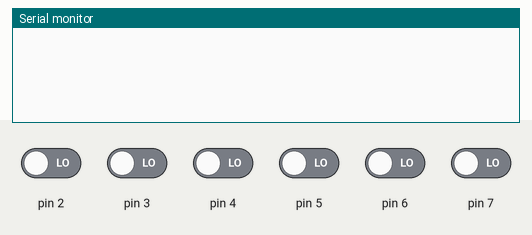
Recording of a sketch running on a simulated Arduino Uno, built with avr-gcc and run on an emulated ATmega328P. Parts: the last lines printed to the serial monitor. The test bench sets the inputs (shaded band); at power-on: pin 2–7 LOW.

Above: at 1.2 s.
1.3 s: pin 2 driven HIGH
At 2.4 s:
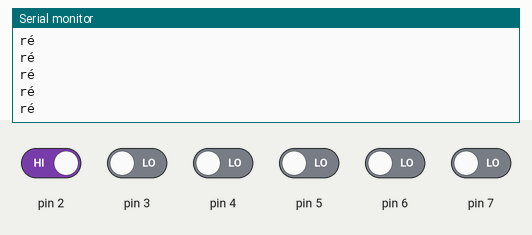
3.2 s: pin 3 driven HIGH
4.7 s: pin 4 driven HIGH
6.2 s: pin 5 driven HIGH
7.8 s: pin 6 driven HIGH
9.4 s: pin 7 driven HIGH
At 10.3 s:
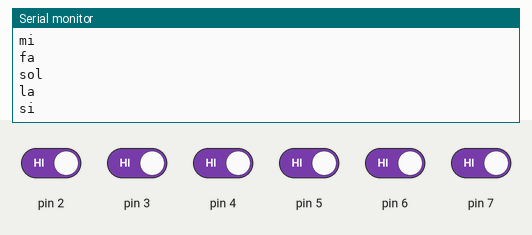

The sketch:

codigo.ino
```cpp
int var1;
int var2;
int var3;
int var4;
int var5;
int var6;
int var7;

void setup()
{
  pinMode(1, INPUT);
  pinMode(2, INPUT);
  pinMode(3, INPUT);
  pinMode(4, INPUT);
  pinMode(5, INPUT);
  pinMode(6, INPUT);
  pinMode(7, INPUT);
  Serial.begin(9600);
}

void loop()
{
  var1 = digitalRead(1);
  var2 = digitalRead(2);
  var3 = digitalRead(3);
  var4 = digitalRead(4);
  var5 = digitalRead(5);
  var6 = digitalRead(6);
  var7 = digitalRead(7);

  if(var1){
  Serial.println("do");
  }
  if(var2){
  Serial.println("ré");
  }
  if(var3){
  Serial.println("mi");
  }
  if(var4){
  Serial.println("fa");
  }
  if(var5){
  Serial.println("sol");
  }
  if(var6){
  Serial.println("la");
  }
  if(var7){
  Serial.println("si");
  }
  delay(10);
}
```

Measured:
- after the input at 1.3 s, the serial monitor: prints a new line at once (image 1)
- after the input at 9.4 s, the serial monitor: prints a new line after 0.08 s (image 2)
